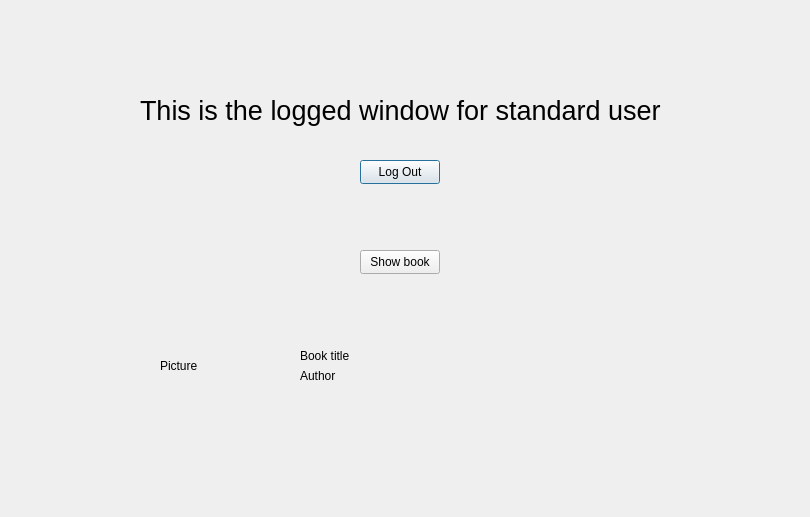
<?xml version="1.0" encoding="UTF-8"?>
<ui version="4.0">
 <class>sucLogin</class>
 <widget class="QDialog" name="sucLogin">
  <property name="geometry">
   <rect>
    <x>0</x>
    <y>0</y>
    <width>810</width>
    <height>517</height>
   </rect>
  </property>
  <property name="windowTitle">
   <string>Dialog</string>
  </property>
  <widget class="QLabel" name="label">
   <property name="geometry">
    <rect>
     <x>140</x>
     <y>60</y>
     <width>531</width>
     <height>101</height>
    </rect>
   </property>
   <property name="font">
    <font>
     <pointsize>20</pointsize>
    </font>
   </property>
   <property name="text">
    <string>This is the logged window for standard user</string>
   </property>
  </widget>
  <widget class="QPushButton" name="pushButton_logout">
   <property name="geometry">
    <rect>
     <x>360</x>
     <y>160</y>
     <width>80</width>
     <height>24</height>
    </rect>
   </property>
   <property name="text">
    <string>Log Out</string>
   </property>
  </widget>
  <widget class="QWidget" name="verticalLayoutWidget">
   <property name="geometry">
    <rect>
     <x>160</x>
     <y>290</y>
     <width>121</width>
     <height>151</height>
    </rect>
   </property>
   <layout class="QVBoxLayout" name="verticalLayout_2">
    <item>
     <widget class="QLabel" name="book_pic_label">
      <property name="text">
       <string>Picture</string>
      </property>
     </widget>
    </item>
   </layout>
  </widget>
  <widget class="QWidget" name="verticalLayoutWidget_2">
   <property name="geometry">
    <rect>
     <x>300</x>
     <y>290</y>
     <width>391</width>
     <height>151</height>
    </rect>
   </property>
   <layout class="QVBoxLayout" name="verticalLayout_3">
    <item>
     <spacer name="verticalSpacer">
      <property name="orientation">
       <enum>Qt::Vertical</enum>
      </property>
      <property name="sizeHint" stdset="0">
       <size>
        <width>20</width>
        <height>40</height>
       </size>
      </property>
     </spacer>
    </item>
    <item>
     <layout class="QVBoxLayout" name="verticalLayout_4">
      <item>
       <widget class="QLabel" name="label_5">
        <property name="text">
         <string>Book title</string>
        </property>
       </widget>
      </item>
      <item>
       <widget class="QLabel" name="label_4">
        <property name="text">
         <string>Author</string>
        </property>
       </widget>
      </item>
     </layout>
    </item>
    <item>
     <spacer name="verticalSpacer_2">
      <property name="orientation">
       <enum>Qt::Vertical</enum>
      </property>
      <property name="sizeHint" stdset="0">
       <size>
        <width>20</width>
        <height>40</height>
       </size>
      </property>
     </spacer>
    </item>
   </layout>
  </widget>
  <widget class="QPushButton" name="showBook">
   <property name="geometry">
    <rect>
     <x>360</x>
     <y>250</y>
     <width>80</width>
     <height>24</height>
    </rect>
   </property>
   <property name="text">
    <string>Show book</string>
   </property>
  </widget>
 </widget>
 <resources/>
 <connections/>
</ui>
